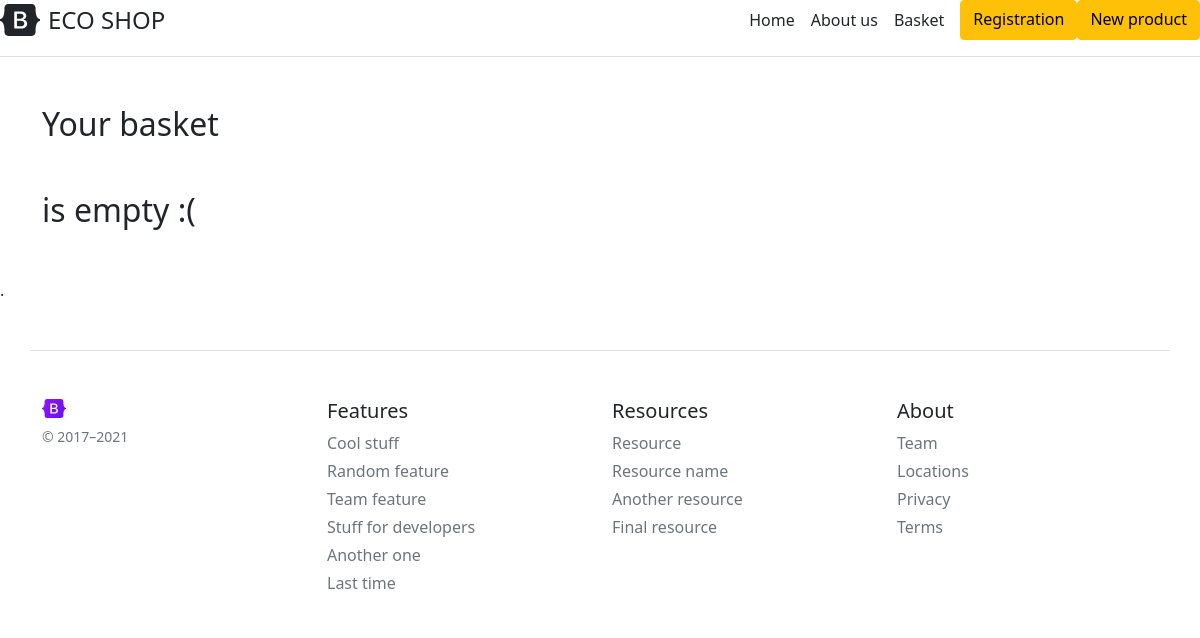
/basket/1, run on an earlier commit of the app's database.
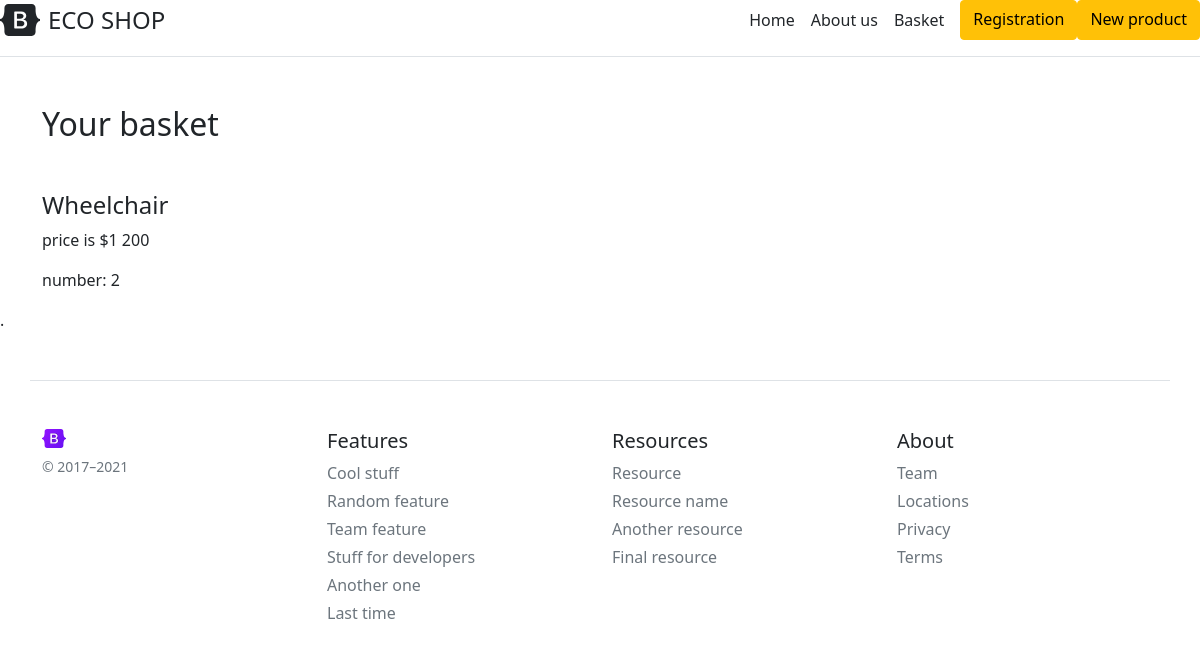
And on a later commit of the database.
### app.py (models this page shows, shortened)
class ProductsDB(db.Model):
    __tablename__ = 'productsdb'
    id = db.Column(db.Integer, primary_key=True)
    name = db.Column(db.String(100), nullable=False)
    description = db.Column(db.Text, nullable=False)
    price = db.Column(db.Integer, nullable=False)
    product = db.relationship('OrdersDB', backref='product')

class OrdersDB(db.Model):
    __tablename__ = 'orderdb'
    id = db.Column(db.Integer, primary_key=True)
    costumer_id = db.Column(db.Integer, db.ForeignKey('costumersdb.id'))
    product_id = db.Column(db.Integer, db.ForeignKey('productsdb.id'))
    date = db.Column(db.DateTime, nullable=False, default=datetime.utcnow)
    number = db.Column(db.Integer, default=1)

### app.py (the view)
@app.route("/basket/<int:costumer_id>")
def basket(costumer_id):
    orders = OrdersDB.query.filter_by(costumer_id=costumer_id).all()
    products = []
    for i in orders:
        products.append(ProductsDB.query.filter_by(id=i.product_id).first())
    return render_template("basket.html", products=products, orders=orders, costumer_id=costumer_id)

### templates/basket.html (shortened to what this page needs)
{% extends 'base.html' %}
{% block basket %}
<a class="me-3 py-2 text-dark text-decoration-none" href="/basket/{{ costumer_id }}">Basket</a>
{% endblock basket %}
{% block body %}
<h2 class="my-5 container">Your basket</h2>
{% if products|length > 0 %}
    <div class="container mt-5">
        {%for product in products%}
            <h4>{{ product.name }}</h4>
            <p>price is ${{ product.price }}</p>
            {%for ord in orders%}
                {%if product.id == ord.product_id%}
                    <p>number: {{ ord.number }}</p>
                {%endif%}
            {% endfor %}
        {% endfor %}
    </div>
{% else %}
    <h2 class="my-5 container">is empty :(</h2>
{% endif %}
{% endblock body %}

### templates/base.html (shortened to what this page needs)
<!doctype html>
<html lang="ru">
<head>
    <link href="https://cdn.jsdelivr.net/npm/bootstrap@5.0.0-beta3/dist/css/bootstrap.min.css" rel="stylesheet">    <title>{% block title %}{% endblock title %}</title>
    <link rel="stylesheet" href="{{ url_for('static', filename='css/main.css') }}">
</head>
<body>
<header class="d-flex flex-column flex-md-row align-items-center pb-3 mb-4 border-bottom">
    <a href="/" class="d-flex align-items-center text-dark text-decoration-none">
      <span class="fs-4">ECO SHOP</span>
    </a>
    <nav class="d-inline-flex mt-2 mt-md-0 ms-md-auto">
      <a class="me-3 py-2 text-dark text-decoration-none" href="/">Home</a>
      <a class="me-3 py-2 text-dark text-decoration-none" href="/about">About us</a>
      {% block basket%}{% endblock basket%}
      <a class="btn btn-warning" href="/reg">Registration</a>
      <a class="btn btn-warning" href="/add-product">New product</a>
    </nav>
</header>
    {% block body %}{% endblock body %}.
<footer class="container pt-4 my-md-5 pt-md-5 border-top">
    <div class="row">
      <div class="col-12 col-md">
        <img class="mb-2" src="/static/img/bootstrap-logo.svg" alt="" width="24" height="19">
        <small class="d-block mb-3 text-muted">© 2017–2021</small>
      </div>
      <div class="col-6 col-md">
        <h5>Features</h5>
        <ul class="list-unstyled text-small">
          <li class="mb-1"><a class="link-secondary text-decoration-none" href="#">Cool stuff</a></li>
          <li class="mb-1"><a class="link-secondary text-decoration-none" href="#">Random feature</a></li>
          <li class="mb-1"><a class="link-secondary text-decoration-none" href="#">Team feature</a></li>
          <li class="mb-1"><a class="link-secondary text-decoration-none" href="#">Stuff for developers</a></li>
          <li class="mb-1"><a class="link-secondary text-decoration-none" href="#">Another one</a></li>
          <li class="mb-1"><a class="link-secondary text-decoration-none" href="#">Last time</a></li>
        </ul>
      </div>
      <div class="col-6 col-md">
        <h5>Resources</h5>
        <ul class="list-unstyled text-small">
          <li class="mb-1"><a class="link-secondary text-decoration-none" href="#">Resource</a></li>
          <li class="mb-1"><a class="link-secondary text-decoration-none" href="#">Resource name</a></li>
          <li class="mb-1"><a class="link-secondary text-decoration-none" href="#">Another resource</a></li>
          <li class="mb-1"><a class="link-secondary text-decoration-none" href="#">Final resource</a></li>
        </ul>
      </div>
      <div class="col-6 col-md">
        <h5>About</h5>
        <ul class="list-unstyled text-small">
          <li class="mb-1"><a class="link-secondary text-decoration-none" href="#">Team</a></li>
          <li class="mb-1"><a class="link-secondary text-decoration-none" href="#">Locations</a></li>
          <li class="mb-1"><a class="link-secondary text-decoration-none" href="#">Privacy</a></li>
          <li class="mb-1"><a class="link-secondary text-decoration-none" href="#">Terms</a></li>
        </ul>
      </div>
    </div>
</footer>
</body>
</html>

What changed in the data, as far as the page shows it:
now on this page (row unchanged): ProductsDB: name "Wheelchair", price "1 200"
added OrdersDB: number "2"
Also different on the page:
text no longer shown: "is empty :("
